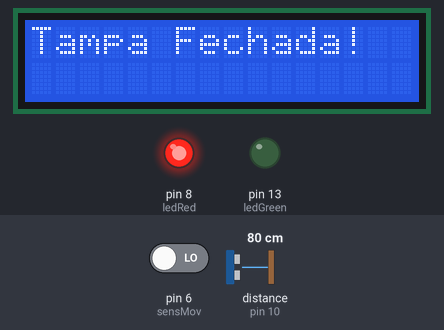
Simulated run of this sketch. Board: Arduino Uno, built with avr-gcc and run on an emulated ATmega328P. Parts: 16×2 character LCD, output pins drawn as LEDs (lit = HIGH). Wiring (inferred from the names in the program): ultrasonic range finder: trigger pin 9; echo pin 10. Dashed ring = blinking. The inputs (shaded band) are chosen by the test bench; at power-on: pin 6 (sensMov) LOW, distance to the obstacle (sensor on pin 10) 80 cm. The echo pulse lasts 58.3 µs per cm; pins used as bus, display or sensor lines are not drawn.

Above: at 1.2 s.
1.3 s: pin 6 (sensMov) driven HIGH
At 2.5 s:
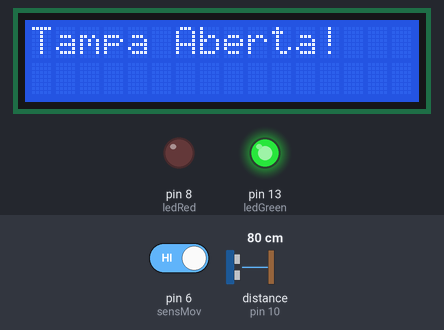
3.5 s: distance to the obstacle (sensor on pin 10) set to 29 cm
5.3 s: distance to the obstacle (sensor on pin 10) set to 23 cm
At 6.5 s:
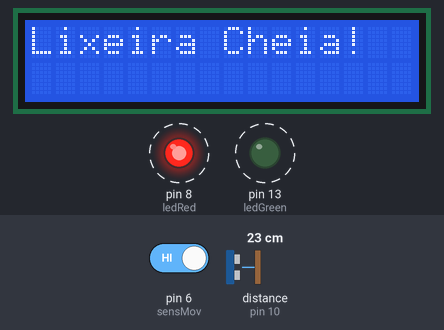
9.5 s: distance to the obstacle (sensor on pin 10) set to 35 cm
At 10.3 s:
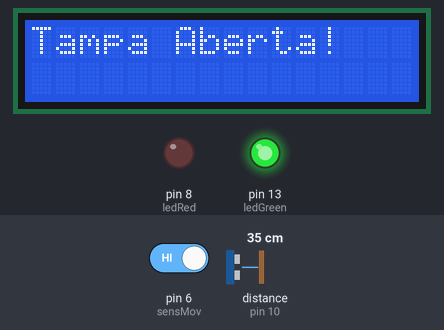
11.0 s: pin 6 (sensMov) driven LOW
At 12.5 s:
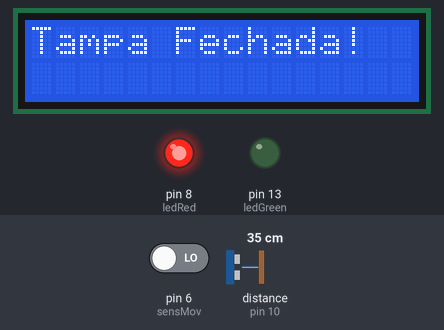
Timing chart, 0 to 13.6 s (numbered marks = the images above; inputs shaded):
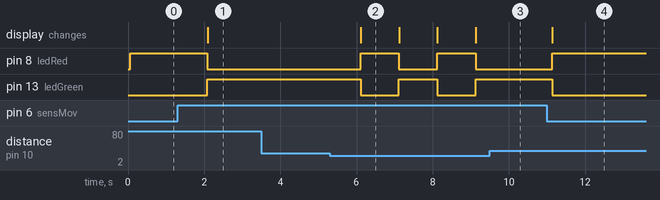

The sketch:

code.ino
```cpp
//inclusão da biblioteca que permite utilizar o LCD
#include <LiquidCrystal.h>

//atribuição das portas digitais do componente LCD em uma variável
LiquidCrystal lcd(12, 11, 5, 4, 3, 2);

int ledGreen = 13; //atribuição da porta digital do LED em uma variável
int ledRed = 8; //atribuição da porta digital do LED em uma variável
int sensMov = 6; //atribuição da porta digital do Sensor de Movimento em uma variável
int estadoSensMov = 0; //definição do estado inicial do Sensor de Movimento
int echoPort = 10; //atribuição da porta digital do Sensor Ultrassônico em uma variável
int trigPort = 9; //atribuição da porta digital do Sensor Ultrassônico em uma variável
int duracao = 0; //declaração da variável que permitirá realizar o cálculo de reconhecimento da distância do Sensor Ultrassônico
int distancia = 0; //declaração da variável que irá armazenar a distância identificada pelo Sensor Ultrassônico

void setup() {

  lcd.begin(16, 2);
  lcd.print("Lixeira Automatizada");
  pinMode(ledGreen, OUTPUT); //definindo o estado da variável ledGreen como OUTPUT
  pinMode(ledRed, OUTPUT); //definindo o estado da variável ledRed como OUTPUT
  pinMode(sensMov, INPUT); //definindo o estado da variável sensMov como INPUT
  pinMode(echoPort, INPUT); //definindo o estado da variável echoPort como INPUT
  pinMode(trigPort, OUTPUT); //definindo o estado da variável trigPort como OUTPUT
}

void loop() {

  estadoSensMov = digitalRead(sensMov);

  //estrutura condicional que irá operar de acordo com o estado do Sensor de Movimento, estabelecido pela variável estadoSensMov
  if (estadoSensMov == HIGH)
  {
    //se estadoSensMov for alto, o LED Verde será ativado e o LED Vermelho será desativado
    digitalWrite(ledGreen, HIGH);
    digitalWrite(ledRed, LOW);
    //junto com a ativação do LED Verde, será exibida a mensagem "Tampa Aberta!" no LCD
    lcd.clear();
    lcd.print("Tampa Aberta!");
  	delay(1000);
  }
  else
  {
    //se estadoSensMov for baixo, o LED Verde será desativado e o LED Vermelho será ativado
    digitalWrite(ledGreen, LOW);
    digitalWrite(ledRed, HIGH);
    //junto com a ativação do LED Vermelho, será exibida a mensagem "Tampa Fechada!" no LCD
    lcd.clear();
    lcd.print("Tampa Fechada!");
  	delay(1000);
  }

  //período de ativação do Sensor Ultrassônico
  digitalWrite(trigPort, HIGH);
  delayMicroseconds(10);
  digitalWrite(trigPort, LOW);

  duracao = pulseIn(echoPort, HIGH);

  //cálculo de identificação da distância do objeto identificado pelo Sensor Ultrassônico
  distancia = duracao*0.017;

  //estrutura condicional que irá operar de acordo com a distância identificada pelo Sensor Ultrassônico, estabelecido pela variável distancia
  if (distancia < 25)
  {
    //se a distância entre o Sensor Ultrassônico e o objeto for menor do que 25cm, o LED Verde será desativado e o LED Vermelho será ativado
    digitalWrite(ledGreen, LOW);
    digitalWrite(ledRed, HIGH);
    //junto com a ativação do LED Vermelho, será exibida a mensagem "Lixeira Cheia!" no LCD
    lcd.clear();
    lcd.print("Lixeira Cheia!");
  	delay(1000);
  }

}
```

Measured:
- the behaviour switches between 26 and 25 cm on distance to the obstacle (sensor on pin 10) (found by bisection; images 1 and 2)
- after the input at 1.3 s, pin 8 (ledRed): HIGH → LOW after 0.78 s; pin 13 (ledGreen): LOW → HIGH after 0.78 s; the display: changes after 0.79 s (image 1)
- after the input at 3.5 s, every drawn part: stays the same
- after the input at 5.3 s, pin 8 (ledRed), pin 13 (ledGreen): alternates HIGH for 1.0 s and LOW for 1.0 s, starting after 0.81 s; the display: changes after 0.81 s (image 2)
- after the input at 9.5 s, pin 8 (ledRed): stays LOW (without the input it goes to HIGH after 0.63 s); pin 13 (ledGreen): stays HIGH (without the input it goes to LOW after 0.63 s)
- after the input at 11.0 s, pin 8 (ledRed): LOW → HIGH after 0.14 s; pin 13 (ledGreen): HIGH → LOW after 0.14 s; the display: changes after 0.14 s (image 4)
- what the display in image 2 shows lasts 1.0 s, from 6.1 s to 7.1 s
